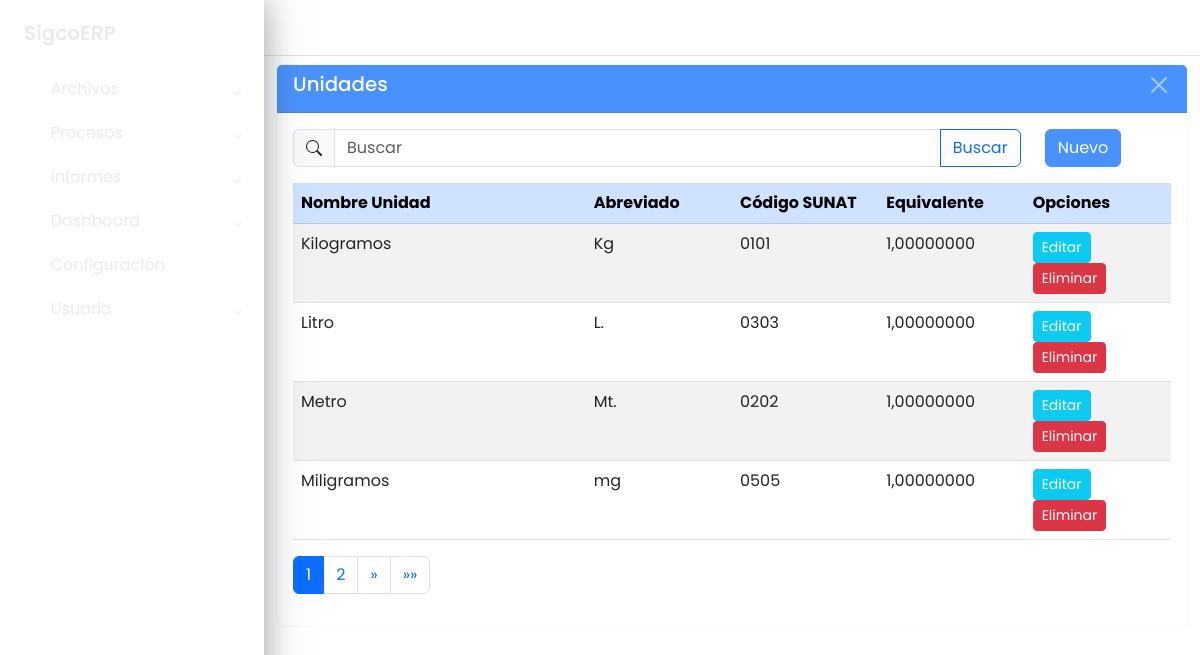
The app's page /maestros/unidade/listar/ with its own data.
### apps/maestros/models/models_base.py (models this page shows, shortened)
class Unidad(ModeloBaseGenerico):
	id_unidad = models.AutoField(primary_key=True)
	nombre_unidad = models.CharField("Nombre Unidad", max_length=20, null=True,
									 blank=True)
	abreviado = models.CharField("Abreviado", max_length=10, null=True,
								 blank=True)
	codigo_sunat = models.CharField("Código Sunat", max_length=4, null=True,
									blank=True)
	equivalente = models.DecimalField("Equivalente", max_digits=18,
									  decimal_places=8, default=1.00000000)
	class Meta:
		db_table = 'sgc_unidad'
		verbose_name = ('Unidad')
		verbose_name_plural = ('Unidades')
		ordering = ['nombre_unidad']

### apps/maestros/views/unidad_views.py (the view)
class UnidadListView(GenericListView):
	model = modelo
	context_object_name = 'datos'
	template_name = f"maestros/{url_list}.html"
	cadena_filtro = "Q(nombre_unidad__icontains=text) | \
					 Q(abreviado__icontains=text) | \
					 Q(codigo_sunat__icontains=text)"
	extra_context = {
		"titulo": model._meta.verbose_name_plural,
		"url_inicio": url_home,
		"url_create": url_create,
		"url_update": url_update,
		"url_delete": url_delete
	}

### apps/maestros/views/cruds_views_generics.py (called while the page is built)
    def get_queryset(self):
        queryset = super().get_queryset()
        text = self.request.GET.get('buscar', '')
        if text and self.cadena_filtro:
            queryset = queryset.filter(eval(self.cadena_filtro))
        return queryset

    def get_context_data(self, **kwargs):
        context = super().get_context_data(**kwargs)
        context["buscar"] = self.request.GET.get('buscar', '')
        return context

### apps/maestros/templates/maestros/unidad_list.html (shortened to what this page needs)
{% extends 'base.html' %}
{% block main %}
	<div class="wrapper">
		{% block sidebar %}
			{% include 'sidebar.html' %}
		{% endblock sidebar %}
		{% block maincomponent %}
			<div class="main">
				{% block buttonsidebartoggle %}
					{% include 'buttonsidebartoggle.html' %}
				{% endblock buttonsidebartoggle %}
				{% block principalcomponent %}
					<div class="container-fluid">
						<div class="card border-light mb-3 mt-2">
							<div class="card-header text-white bg-primary opacity-75 d-flex
									justify-content-between">
								<h3>{{ titulo }}</h3>
								<button type="button" class="btn-close btn-close-white"
									aria-label="Close"
									onclick="window.location.href='{% url url_inicio %}'">
								</button>
							</div>
							<div class="card-body">
								<div class="row">
									<div class="col col-10">
										<form method="get">
											<div class="input-group flex-nowrap">
												<span class="input-group-text">
												</span>
												<input type="text" class="form-control" name="buscar"
													value="{{ buscar }}" placeholder="Buscar" autocomplete="off">
												<button class="btn btn-outline-primary">
													Buscar
												</button>
											</div>
										</form>
									</div>
									<div class="col col-2">
										<a href="{% url url_create %}"
											class="btn btn-primary opacity-75">
										Nuevo
									</a>
									</div>
								</div>
								<div class="table-responsive mt-3">
									<table class="table table-striped">
										<thead class="table-primary">
											<tr>
												<th class="col-4">Nombre Unidad</th>
												<th class="col-2">Abreviado</th>
												<th class="col-2">Código SUNAT</th>
												<th class="col-2">Equivalente</th>
												<th class="col-2">Opciones</th>
											</tr>
										</thead>
										<tbody>
											{% for dato in datos %}
												<tr>
													<td>{{ dato.nombre_unidad }}</td>
													<td>{{ dato.abreviado }}</td>
													<td>{{ dato.codigo_sunat }}</td>
													<td>{{ dato.equivalente }}</td>
													<td>
														<a href="{% url url_update dato.pk %}"
																class="btn btn-info text-white btn-sm">
															Editar
														</a>
														<a href="{% url url_delete dato.pk %}"
																class="btn btn-danger text-white btn-sm">
															Eliminar
														</a>
													</td>
												</tr>
											{% endfor %}
										</tbody>
									</table>
									{% block paginador %}
										{% include 'paginador.html' %}
									{% endblock %}
								</div>
							</div>
						</div>
					</div>
				{% endblock principalcomponent %}
			</div>
		{% endblock maincomponent %}
	</div>
{% endblock main %}

### static/css/style.css (style rules this page uses)
body { font-family: 'Poppins', sans-serif; margin: 0; background-image: url("../img/background-image.jpg"); background-repeat: no-repeat; background-position: center bottom; background-size: cover; }
h3 { font-size: 1.2375rem; color: #FFF; }
.wrapper { align-items: stretch; display: flex; width: 100%; }
.main { display: flex; flex-direction: column; min-height: 100vh; width: 100%; overflow: hidden; transition: all 0.35s ease-in-out; }

### records on screen
Unidad: nombre_unidad "Kilogramos", abreviado "Kg", codigo_sunat "0101", equivalente "1,00000000"
Unidad: nombre_unidad "Litro", abreviado "L.", codigo_sunat "0303", equivalente "1,00000000"
Unidad: nombre_unidad "Metro", abreviado "Mt.", codigo_sunat "0202", equivalente "1,00000000"
Unidad: nombre_unidad "Miligramos", abreviado "mg", codigo_sunat "0505", equivalente "1,00000000"

### other values on screen
{{ titulo }} "Unidades"
{{ i }} "1" "2"
